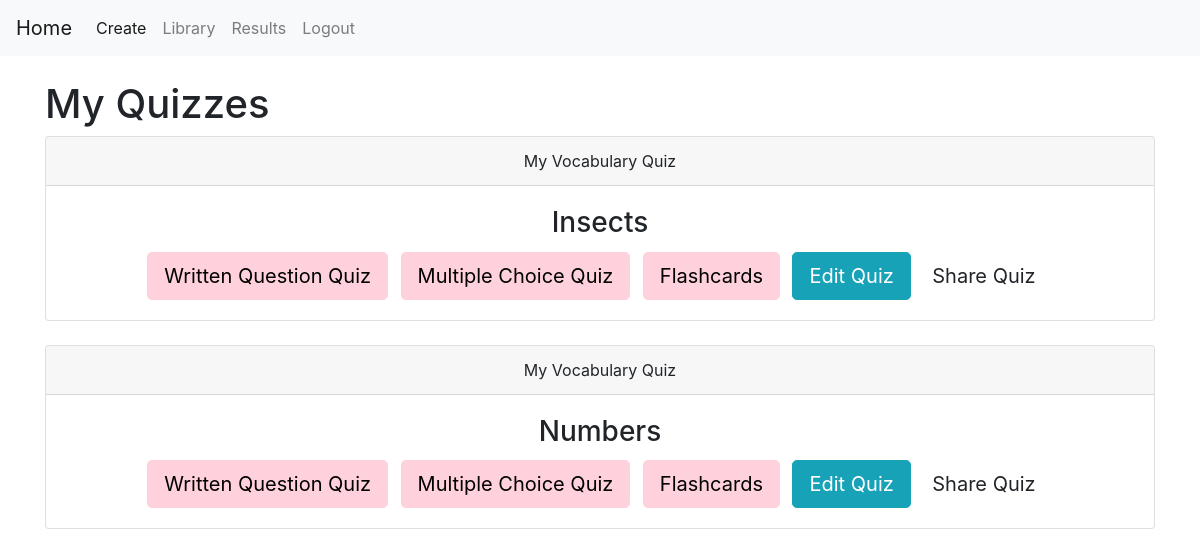
The page /library (signed in) on the database as committed earlier.
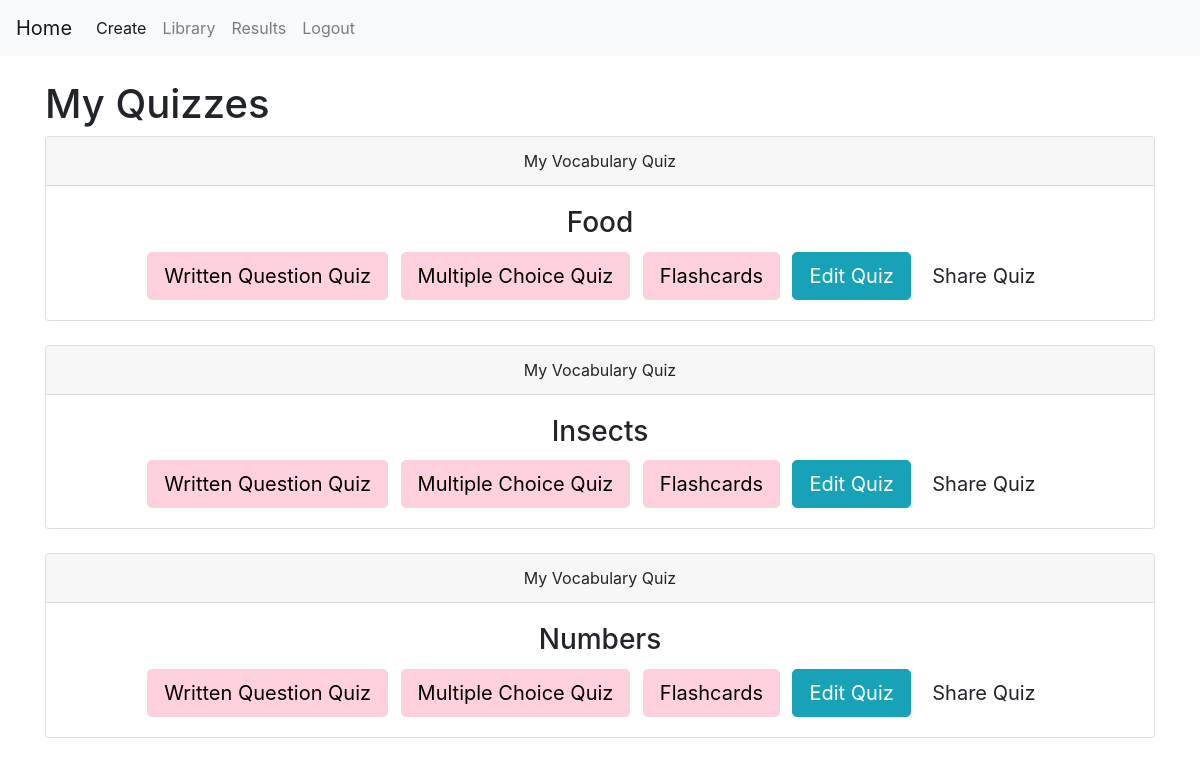
The same page on the database as committed later.
### tables this page shows
CREATE TABLE quizzes (
        quiz_id INTEGER PRIMARY KEY AUTOINCREMENT,
        quiz_name TEXT NOT NULL,
        user_id INTEGER NOT NULL
        );

### flask-project/app.py (the view)
@app.route("/library")
def library():
    if "user_id" not in session:
        return redirect("/login")
    connection = sqlite3.connect(DATABASE)
    cursor = connection.cursor()
    cursor.execute(
        """
        SELECT
            quizzes.quiz_id,
            quizzes.quiz_name,
            quizzes.user_id
        FROM quizzes
        WHERE quizzes.user_id = ?

        OR quizzes.quiz_id IN (
            SELECT quiz_id
            FROM shared_quizzes
            WHERE shared_with_user_id = ?
        )

        ORDER BY quizzes.quiz_id DESC
        """,
        (session["user_id"], session["user_id"])
    )
    quizzes = cursor.fetchall()
    connection.close()
    return render_template("library.html", quizzes=quizzes)

### flask-project/templates/library.html (shortened to what this page needs)
{% extends "base.html" %}
{% block content %}
<h1>My Quizzes</h1>
{% for quiz in quizzes %}
<div class="card text-center mb-4">
    <div class="card-header">
        {% if quiz[2] == session["user_id"] %}
            My Vocabulary Quiz
        {% else %}
            Shared Vocabulary Quiz
        {% endif %}
    </div>
    <div class="card-body">
        <h3 class="card-title">
            {{ quiz[1] }}
        </h3>
        <a href="/written_quiz/{{ quiz[0] }}"
           class="btn btn-pink btn-lg mr-2">
            Written Question Quiz
        </a>
        <a href="/multiple_choice_quiz/{{ quiz[0] }}"
           class="btn btn-pink btn-lg mr-2">
            Multiple Choice Quiz
        </a>
        <a href="/flashcards/{{ quiz[0] }}"
           class="btn btn-pink btn-lg mr-2">
            Flashcards
        </a>
        {% if quiz[2] == session["user_id"] %}
            <a href="/edit_quiz/{{ quiz[0] }}"
               class="btn btn-info btn-lg">
                Edit Quiz
            </a>
            <a href="/share_quiz/{{ quiz[0] }}"
               class="btn btn-lightblue btn-lg">
                Share Quiz
            </a>
        {% endif %}
    </div>
</div>
{% endfor %}
{% endblock %}

Rows that differ between the two databases and show on the page:
added quizzes: shows "My Vocabulary Quiz", quiz_name "Food"
